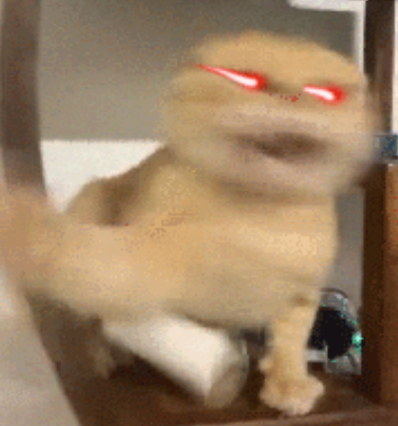
#> input picture final/2.png, 398 x 426 px
$ python flip.py
#> lines starting #> are read from the running program, lines starting #| are printed output that depends on the picture
import cv2
import sys

input_file, output_file = "../2.png", "../4.png"
# 一行代码版本
cv2.imwrite(output_file, cv2.flip(cv2.imread(input_file), 1))
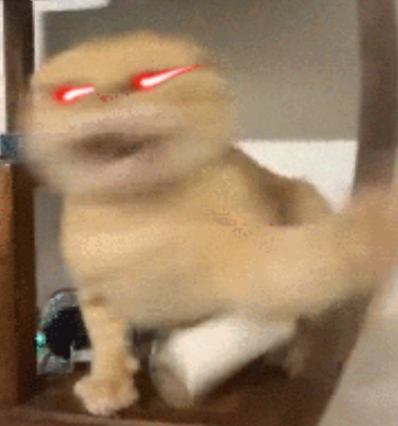
#> saved as 4.png: shape (426, 398, 3); mean B, G, R 98.1, 126.2, 152.3

$ run again, with final/0.png copied over final/2.png
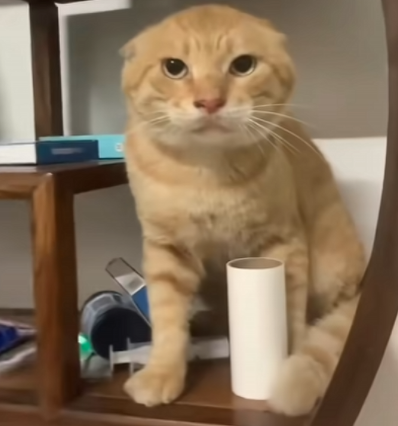
#> input picture final/0.png, 398 x 426 px
#> `cv2.imwrite(output_file, cv2.flip(cv2.imread(input_file), 1))`:
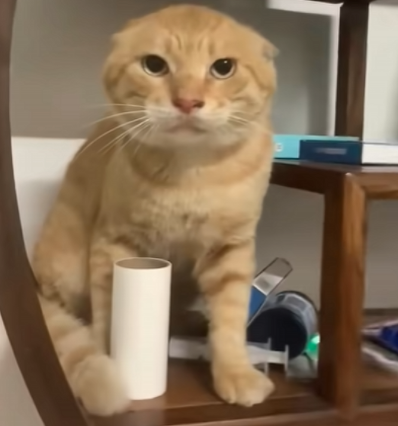
#> saved as 4.png: shape (426, 398, 3); mean B, G, R 89.2, 113, 134.2
